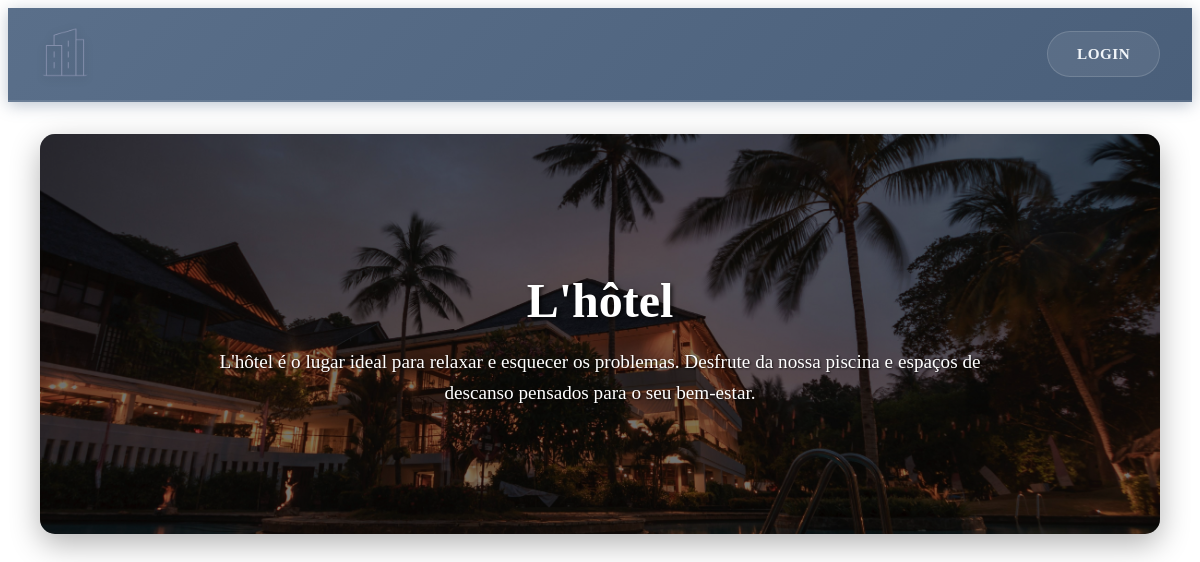
The page / on the database its author committed.
### Hotel/models.py (models this page shows, shortened)
class homepage(models.Model):
    titulo = models.CharField(max_length=50)
    descricao = models.TextField(max_length=200)
    logo = models.ImageField(upload_to='homepage/')

### Hotel/views.py (the view)
# urls.py: path('', views.Homepage, name='homepage'),
def Homepage(request):
    context = {}
    dados_home = homepage.objects.all()
    context['dados_home'] = dados_home
    return render(request, 'homepage.html', context)

### Hotel/templates/Homepage.html (shortened to what this page needs)
{% extends 'index.html' %}
{% load static %}
{% block head %}
    <link rel="stylesheet" href="{% static 'css/homepage.css' %}">
{% endblock %}
{% block body %}
    <div class="homepage-container">
        {% for dados in dados_home %}
            <div class="homepage-hero" style="background-image: url('{{dados.logo.url}}');">
                <div class="homepage-overlay">
                    <div class="homepage-content">
                        <h1 class="homepage-title">{{dados.titulo}}</h1>
                        <p class="homepage-description">{{dados.descricao}}</p>
                    </div>
                </div>
            </div>
        {% endfor %}
    </div>
{% endblock %}

### static/css/Homepage.css (style rules this page uses)
.homepage-container { display: flex; flex-direction: column; gap: 2rem; padding: 2rem; }
.homepage-hero { position: relative; height: 400px; background-size: cover; background-position: center; background-repeat: no-repeat; border-radius: 15px; overflow: hidden; box-shadow: 0 10px 30px rgba(0, 0, 0, 0.3); }
.homepage-overlay { position: absolute; top: 0; left: 0; right: 0; bottom: 0; background: rgba(0, 0, 0, 0.5); display: flex; align-items: center; justify-content: center; }
.homepage-content { text-align: center; color: white; padding: 2rem; max-width: 800px; }
.homepage-title { font-size: 3rem; font-weight: bold; margin-bottom: 1rem; text-shadow: 2px 2px 4px rgba(0, 0, 0, 0.7); }
.homepage-description { font-size: 1.2rem; line-height: 1.6; text-shadow: 1px 1px 2px rgba(0, 0, 0, 0.7); }

### rows shown on the page
homepage: logo (picture), titulo "L'hôtel", descricao "L'hôtel é o lugar ideal para relaxar e esquecer os problemas. Desfrute da nossa piscina e espaços de descanso pensados para o seu bem-estar."
